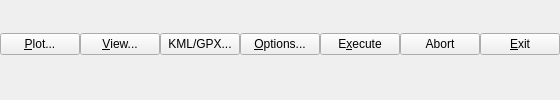
    <widget class="QWidget" name="Panel2" native="true">
     <property name="enabled">
      <bool>true</bool>
     </property>
     <property name="sizePolicy">
      <sizepolicy hsizetype="Preferred" vsizetype="Fixed">
       <horstretch>0</horstretch>
       <verstretch>0</verstretch>
      </sizepolicy>
     </property>
     <property name="toolTip">
      <string/>
     </property>
     <property name="layoutDirection">
      <enum>Qt::LeftToRight</enum>
     </property>
     <property name="text" stdset="0">
      <string/>
     </property>
     <layout class="QHBoxLayout" name="horizontalLayout">
      <property name="spacing">
       <number>0</number>
      </property>
      <property name="leftMargin">
       <number>0</number>
      </property>
      <property name="topMargin">
       <number>0</number>
      </property>
      <property name="rightMargin">
       <number>0</number>
      </property>
      <item>
       <widget class="QPushButton" name="BtnPlot">
        <property name="enabled">
         <bool>true</bool>
        </property>
        <property name="toolTip">
         <string/>
        </property>
        <property name="text">
         <string>&amp;Plot...</string>
        </property>
        <property name="icon">
         <iconset resource="rtkpost_qt.qrc">
          <normaloff>:/buttons/chart.bmp</normaloff>:/buttons/chart.bmp</iconset>
        </property>
        <property name="flat">
         <bool>false</bool>
        </property>
       </widget>
      </item>
      <item>
       <widget class="QPushButton" name="BtnView">
        <property name="enabled">
         <bool>true</bool>
        </property>
        <property name="toolTip">
         <string/>
        </property>
        <property name="text">
         <string>&amp;View...</string>
        </property>
        <property name="icon">
         <iconset resource="rtkpost_qt.qrc">
          <normaloff>:/buttons/doc.bmp</normaloff>:/buttons/doc.bmp</iconset>
        </property>
        <property name="flat">
         <bool>false</bool>
        </property>
       </widget>
      </item>
      <item>
       <widget class="QPushButton" name="BtnToKML">
        <property name="enabled">
         <bool>true</bool>
        </property>
        <property name="toolTip">
         <string/>
        </property>
        <property name="text">
         <string>KML/GPX...</string>
        </property>
        <property name="flat">
         <bool>false</bool>
        </property>
       </widget>
      </item>
      <item>
       <widget class="QPushButton" name="BtnOption">
        <property name="enabled">
         <bool>true</bool>
        </property>
        <property name="toolTip">
         <string/>
        </property>
        <property name="text">
         <string>&amp;Options...</string>
        </property>
        <property name="icon">
         <iconset resource="rtkpost_qt.qrc">
          <normaloff>:/buttons/toolbmp</normaloff>:/buttons/toolbmp</iconset>
        </property>
        <property name="flat">
         <bool>false</bool>
        </property>
       </widget>
      </item>
      <item>
       <widget class="QPushButton" name="BtnExec">
        <property name="enabled">
         <bool>true</bool>
        </property>
        <property name="toolTip">
         <string/>
        </property>
        <property name="text">
         <string>E&amp;xecute</string>
        </property>
        <property name="icon">
         <iconset resource="../rtknavi_qt/rtknavi_qt.qrc">
          <normaloff>:/buttons/start.bmp</normaloff>:/buttons/start.bmp</iconset>
        </property>
        <property name="flat">
         <bool>false</bool>
        </property>
       </widget>
      </item>
      <item>
       <widget class="QPushButton" name="BtnAbort">
        <property name="text">
         <string>Abort</string>
        </property>
        <property name="icon">
         <iconset resource="../rtknavi_qt/rtknavi_qt.qrc">
          <normaloff>:/buttons/stop2.bmp</normaloff>:/buttons/stop2.bmp</iconset>
        </property>
       </widget>
      </item>
      <item>
       <widget class="QPushButton" name="BtnExit">
        <property name="enabled">
         <bool>true</bool>
        </property>
        <property name="toolTip">
         <string/>
        </property>
        <property name="text">
         <string>&amp;Exit</string>
        </property>
        <property name="flat">
         <bool>false</bool>
        </property>
       </widget>
      </item>
     </layout>
    </widget>
